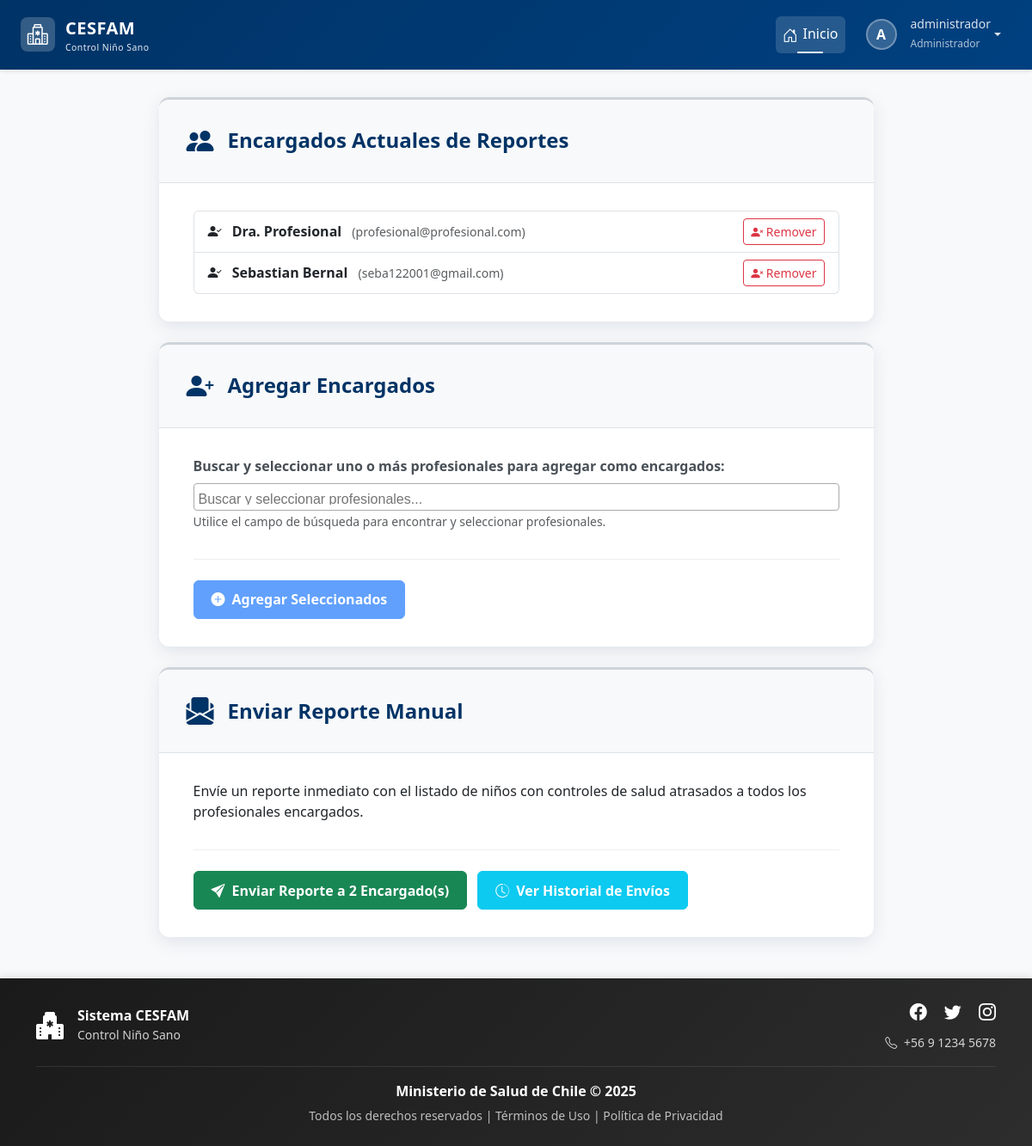
The app's page /configuracion/reportes/ (signed in) with its own data.
### login/models.py (models this page shows, shortened)
class Usuario(AbstractBaseUser, PermissionsMixin):
    rut = models.CharField(max_length=10, unique=True)
    nombre_completo = models.CharField(max_length=200)
    email = models.EmailField(unique=True)
    rol = models.ForeignKey(Rol, on_delete=models.PROTECT)
    clave_temporal = models.BooleanField(default=False)
    nombre_completo_norm = models.CharField(
        max_length=200,
        editable=False,
        db_index=True
    )
    activo = models.BooleanField(default=True)
    is_staff = models.BooleanField(default=False) # Necesario para el admin de Django
    fecha_creacion = models.DateTimeField(default=timezone.now)
    objects = UsuarioManager()
    USERNAME_FIELD = 'rut'
    REQUIRED_FIELDS = ['nombre_completo', 'email']

class Rol(models.Model):
    id = models.AutoField(primary_key=True)
    nombre_rol = models.CharField(max_length=30, unique=True)
    descripcion = models.CharField(max_length=200)

class Profesional(models.Model):
    ESPECIALIDAD_CHOICES = [
        ('Pediatra', 'Pediatra'),
        ('Enfermero/a', 'Enfermero/a'),
        ('Nutricionista', 'Nutricionista'),
        ('Medico General', 'Medico General'),
        ('Matron/a', 'Matron/a'),
    ]
    rut = models.CharField(max_length=10, primary_key=True) # El RUT es la clave
    nombre_completo = models.CharField(max_length=200)
    email = models.EmailField(unique=True)
    especialidad = models.CharField(max_length=30, choices=ESPECIALIDAD_CHOICES, default='Pediatra')
    encargado = models.BooleanField(default=False)
    usuario = models.OneToOneField(Usuario, on_delete=models.SET_NULL, null=True, blank=True, related_name='perfil_profesional')

### control/views.py (the view, shortened to what this page needs)
# urls.py: path('configuracion/reportes/', views.reportes, name='reportes'),
@login_required
@rol_requerido(['Administrador'])
def reportes(request):
    profesionales_todos = Profesional.objects.select_related('usuario').all()
    encargados_actuales = profesionales_todos.filter(encargado=True)
    profesionales_no_encargados = profesionales_todos.filter(encargado=False)
    contexto = {
        'profesionales_no_encargados': profesionales_no_encargados,
        'encargados_actuales': encargados_actuales
    }
    return render(request, 'control/reportes_mail/enviar_reporte.html', contexto)

### control/templates/control/reportes_mail/enviar_reporte.html (shortened to what this page needs)
{% extends 'base.html' %}
{% load static %}
{% block extra_css %}
    <link rel="stylesheet" href="{% static 'css/estiloformularios.css' %}">
{% endblock %}
{% block content %}
<div class="container">
    <div class="row justify-content-center">
        <div class="col-lg-10 col-xl-9">
            <div class="card form-card mb-4">
                <div class="form-header">
                    <div class="form-icon"><i class="bi bi-people-fill"></i></div>
                    <h2>Encargados Actuales de Reportes</h2>
                </div>
                <div class="form-body">
                    {% if encargados_actuales %}
                        <ul class="list-group">
                            {% for encargado in encargados_actuales %}
                                <li class="list-group-item d-flex justify-content-between align-items-center">
                                    <div>
                                        <i class="bi bi-person-check-fill me-2"></i>
                                        <strong>{{ encargado.nombre_completo }}</strong>
                                        <small class="text-muted ms-2">({{ encargado.email }})</small>
                                    </div>
                                    <form method="post" class="mb-0">
                                        <button type="submit" class="btn btn-sm btn-outline-danger" title="Remover de la lista de encargados">
                                            <i class="bi bi-person-x-fill"></i> Remover
                                        </button>
                                    </form>
                                </li>
                            {% endfor %}
                        </ul>
                    {% else %}
                        <div class="alert alert-info text-center">
                            <i class="bi bi-info-circle-fill me-2"></i>
                            Actualmente no hay profesionales encargados de recibir reportes.
                        </div>
                    {% endif %}
                </div>
            </div>
            <div class="card form-card mb-4">
                <div class="form-header">
                    <div class="form-icon"><i class="bi bi-person-plus-fill"></i></div>
                    <h2>Agregar Encargados</h2>
                </div>
                <div class="form-body">
                    <form method="post">
                        <div class="mb-3">
                            <label for="profesionales_a_agregar" class="form-label">Buscar y seleccionar uno o más profesionales para agregar como encargados:</label>
                            <small class="form-text text-muted">Utilice el campo de búsqueda para encontrar y seleccionar profesionales.</small>
                        </div>
                        <div class="form-buttons">
                            <button type="submit" class="btn btn-primary" {% if not profesionales_no_encargados %}disabled{% endif %}>
                                <i class="bi bi-plus-circle-fill me-2"></i>Agregar Seleccionados
                            </button>
                        </div>
                    </form>
                </div>
            </div>
            <div class="card form-card">
                <div class="form-header">
                    <div class="form-icon"><i class="bi bi-envelope-paper-fill"></i></div>
                    <h2>Enviar Reporte Manual</h2>
                </div>
                <div class="form-body">
                    <p>Envíe un reporte inmediato con el listado de niños con controles de salud atrasados a todos los profesionales encargados.</p>
                    {% if encargados_actuales %}
                        <form method="post">
                            <div class="form-buttons">
                                <button type="submit" class="btn btn-success">
                                    <i class="bi bi-send-fill me-2"></i>Enviar Reporte a {{ encargados_actuales|length }} Encargado(s)
                                </button>
                                <a href="{% url 'control:historial_envio_reportes' %}" class="btn btn-info text-white" style="text-decoration: none;">
                                    <i class="bi bi-clock-history me-2"></i>Ver Historial de Envíos
                                </a>
                            </div>
                        </form>
                    {% endif %}
                </div>
            </div>
        </div>
    </div>
</div>
{% endblock %}

### templates/base.html (shortened to what this page needs)
{% load static %}
<!DOCTYPE html>
<html lang="es">
<head>
    <link href="https://cdn.jsdelivr.net/npm/bootstrap@5.3.2/dist/css/bootstrap.min.css" rel="stylesheet"
>
    <link rel="stylesheet" href="https://cdn.jsdelivr.net/npm/bootstrap-icons@1.11.1/font/bootstrap-icons.css">
    <link href="https://cdn.jsdelivr.net/npm/select2@4.1.0-rc.0/dist/css/select2.min.css" rel="stylesheet" />
    <link rel="stylesheet" href="{% static 'css/estilobase.css' %}">
    {% block extra_css %}{% endblock %}
</head>
<body>
    <nav class="navbar navbar-expand-lg navbar-dark navbar-cesfam sticky-top">
        <div class="container-fluid px-4">
            <a class="navbar-brand" href="{% url 'home' %}">
                <div class="logo-icon">
                    <i class="bi bi-hospital text-white fs-4"></i>
                </div>
                <div>
                    <span>CESFAM</span>
                    <small class="d-block" style="font-size: 0.65rem; font-weight: 400; opacity: 0.9;">
                        Control Niño Sano
                    </small>
                </div>
            </a>
            <div class="collapse navbar-collapse" id="navbarNav">
                <ul class="navbar-nav ms-auto align-items-lg-center">
                    <li class="nav-item">
                        <a class="nav-link active" href="{% url 'home' %}">
                            <i class="bi bi-house-door"></i>Inicio
                        </a>
                    </li>
                    {% if request.user.is_authenticated %}
                    <li class="nav-item dropdown ms-lg-2">
                        <a class="nav-link dropdown-toggle d-flex align-items-center" href="#"
                           id="userDropdown" role="button" data-bs-toggle="dropdown" aria-expanded="false">
                            <div class="user-avatar">
                                {{ request.user.nombre_completo|first|upper }}
                            </div>
                            <div class="d-none d-lg-block text-start ms-2">
                                <small class="d-block" style="line-height: 1.2;">
                                    {{ request.user.nombre_completo|truncatewords:2 }}
                                </small>
                                <small style="font-size: 0.75rem; opacity: 0.8;">
                                    {{ request.user.rol.nombre_rol }}
                                </small>
                            </div>
                        </a>
                    </li>
                    {% else %}
                    <li class="nav-item ms-lg-2">
                        <a class="btn btn-light btn-sm" href="{% url 'login' %}">
                            <i class="bi bi-box-arrow-in-right me-1"></i>Iniciar Sesión
                        </a>
                    </li>
                    {% endif %}
                </ul>
            </div>
        </div>
    </nav>
    <main class="main-container container-fluid px-4">
        {% block content %}
        {% endblock %}
    </main>
    <footer class="footer-cesfam text-white py-4 mt-auto">
        <div class="container">
            <div class="row align-items-center">
                <div class="col-md-4 text-center text-md-start mb-3 mb-md-0">
                    <div class="d-flex align-items-center justify-content-center justify-content-md-start">
                        <i class="bi bi-hospital-fill fs-2 me-3"></i>
                        <div>
                            <h6 class="mb-0 fw-bold">Sistema CESFAM</h6>
                            <small style="opacity: 0.8;">Control Niño Sano</small>
                        </div>
                    </div>
                </div>
                <div class="col-md-4 text-center text-md-end">
                    <div class="social-links mb-2">
                        <a href="#" class="text-white text-decoration-none me-3" aria-label="Facebook">
                            <i class="bi bi-facebook fs-5"></i>
                        </a>
                        <a href="#" class="text-white text-decoration-none me-3" aria-label="Twitter">
                            <i class="bi bi-twitter fs-5"></i>
                        </a>
                        <a href="#" class="text-white text-decoration-none" aria-label="Instagram">
                            <i class="bi bi-instagram fs-5"></i>
                        </a>
                    </div>
                    <small style="opacity: 0.8;">
                        <i class="bi bi-telephone me-1"></i> +56 9 1234 5678
                    </small>
                </div>
            </div>
            <div class="footer-divider my-3"></div>
            <div class="row">
                <div class="col-12 text-center">
                    <p class="mb-1">
                        <strong>Ministerio de Salud de Chile &copy; {% now "Y" %}</strong>
                    </p>
                    <small style="opacity: 0.7;">
                        Todos los derechos reservados |
                        <a href="#" class="text-white text-decoration-none">Términos de Uso</a> |
                        <a href="#" class="text-white text-decoration-none">Política de Privacidad</a>
                    </small>
                </div>
            </div>
        </div>
    </footer>
</body>
</html>

### static/css/estilobase.css (style rules this page uses)
:root { --cesfam-primary: #003366; --cesfam-secondary: #0066cc; --cesfam-light: #e7f1ff; --cesfam-dark: #001a33; }
body { display: flex; flex-direction: column; min-height: 100vh; background-color: #f8f9fa; font-family: 'Segoe UI', Tahoma, Geneva, Verdana, sans-serif; }
main { flex: 1; }
.navbar-cesfam { background: linear-gradient(135deg, var(--cesfam-primary) 0%, #004080 100%); box-shadow: 0 2px 4px rgba(0,0,0,.1); padding: 0.75rem 0; }
.navbar-brand { display: flex; align-items: center; font-size: 1.25rem; font-weight: 700; letter-spacing: 0.5px; }
.navbar-brand .logo-icon { width: 40px; height: 40px; background: rgba(255,255,255,0.2); border-radius: 8px; display: flex; align-items: center; justify-content: center; margin-right: 12px; transition: all 0.3s ease; }
.navbar-nav .nav-link { color: rgba(255,255,255,0.85) !important; font-weight: 500; padding: 0.5rem 1rem; margin: 0 0.25rem; border-radius: 6px; transition: all 0.3s ease; position: relative; }
.navbar-nav .nav-link.active { color: #ffffff !important; background-color: rgba(255,255,255,0.15); }
.navbar-nav .nav-link.active::before { content: ''; position: absolute; bottom: 0; left: 50%; transform: translateX(-50%); width: 30px; height: 2px; background-color: #ffffff; border-radius: 2px; }
.navbar-nav .nav-link i { margin-right: 6px; font-size: 1.1em; vertical-align: middle; }
.user-avatar { width: 36px; height: 36px; background: rgba(255,255,255,0.2); border: 2px solid rgba(255,255,255,0.3); border-radius: 50%; display: flex; align-items: center; justify-content: center; font-weight: 600; color: white; margin-right: 8px; transition: all 0.3s ease; }
.footer-cesfam { background: linear-gradient(135deg, #1a1a1a 0%, #2d2d2d 100%); box-shadow: 0 -2px 10px rgba(0,0,0,0.1); margin-top: auto; }
.footer-divider { height: 1px; background: rgba(255,255,255,0.1); margin: 1rem 0; }
.footer-cesfam .social-links a { transition: all 0.3s ease; display: inline-block; }
.footer-cesfam .social-links a i { transition: all 0.3s ease; }
.main-container { padding-top: 2rem; padding-bottom: 3rem; min-height: calc(100vh - 200px); animation: fadeIn 0.8s ease-in-out; }
.card { border: none; box-shadow: 0 1px 3px rgba(0,0,0,0.08); border-radius: 10px; transition: all 0.3s ease; }
.form-label { font-weight: 500; color: #495057; margin-bottom: 0.5rem; }

### static/css/estiloformularios.css (style rules this page uses)
:root { --cesfam-primary: #003366; --cesfam-secondary: #0066cc; --cesfam-danger: #dc3545; --cesfam-danger-soft: #f8d7da; --cesfam-light-gray: #f8f9fa; --cesfam-border-gray: #dee2e6; --cesfam-success: #198754; --cesfam-warning: #ffc107; --cesfam-info: #0dcaf0; --cesfam-muted-text: #6c757d; }
.form-card { border: none; border-radius: 12px; box-shadow: 0 6px 20px rgba(0, 51, 102, 0.1); border-top: 3px solid #ced4da; animation: fadeInUp 0.6s ease-out; }
.form-header { display: flex; align-items: center; padding: 1.5rem 2rem; background-color: #f8f9fa; border-bottom: 1px solid #dee2e6; border-radius: 12px 12px 0 0; }
.form-icon { font-size: 2rem; color: var(--cesfam-primary); margin-right: 1rem; animation: bounceIn 0.7s ease-out 0.2s backwards; }
.form-header h2 { color: var(--cesfam-primary); font-weight: 700; margin-bottom: 0; font-size: 1.5rem; }
.form-body { padding: 2rem 2.5rem; text-align: left; }
.form-body .form-label { font-weight: 600; color: #495057; margin-bottom: 0.5rem; }
.form-buttons { display: flex; flex-wrap: wrap; gap: 0.75rem; margin-top: 2rem; border-top: 1px solid #eee; padding-top: 1.5rem; }
.form-buttons .btn { padding: 0.6rem 1.25rem; font-weight: 600; }
.form-body button:disabled { cursor: not-allowed; opacity: 0.65; }

### records on screen
Usuario: user.nombre_completo|first "A", user.nombre_completo "administrador", user.rol.nombre_rol "Administrador"
Profesional: nombre_completo "Dra. Profesional", email "profesional@profesional.com"
Profesional: nombre_completo "Sebastian Bernal", email "seba122001@gmail.com"

### other values on screen
{{ encargados_actuales|length }} "2"
